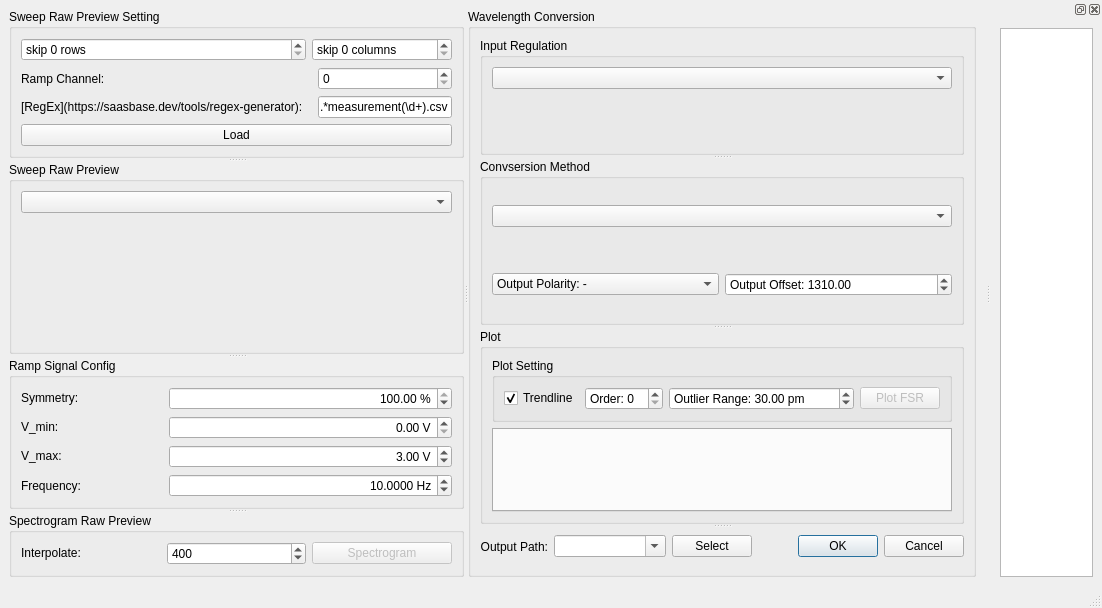
<?xml version="1.0" encoding="UTF-8"?>
<ui version="4.0">
 <class>MainWindow</class>
 <widget class="QMainWindow" name="MainWindow">
  <property name="geometry">
   <rect>
    <x>0</x>
    <y>0</y>
    <width>1102</width>
    <height>608</height>
   </rect>
  </property>
  <property name="windowTitle">
   <string>RA Active Converter</string>
  </property>
  <widget class="QWidget" name="centralwidget">
   <layout class="QVBoxLayout" name="verticalLayout_5">
    <item>
     <widget class="QSplitter" name="splitter_3">
      <property name="orientation">
       <enum>Qt::Horizontal</enum>
      </property>
      <widget class="QSplitter" name="splitter_2">
       <property name="orientation">
        <enum>Qt::Vertical</enum>
       </property>
       <widget class="QGroupBox" name="sweepRawPreviewSettingGroupBox">
        <property name="sizePolicy">
         <sizepolicy hsizetype="Preferred" vsizetype="Fixed">
          <horstretch>0</horstretch>
          <verstretch>0</verstretch>
         </sizepolicy>
        </property>
        <property name="title">
         <string>Sweep Raw Preview Setting</string>
        </property>
        <layout class="QGridLayout" name="gridLayout">
         <item row="3" column="0" colspan="3">
          <widget class="QPushButton" name="rawLoadPushButton">
           <property name="text">
            <string>Load</string>
           </property>
          </widget>
         </item>
         <item row="1" column="0" colspan="2">
          <widget class="QLabel" name="label_2">
           <property name="text">
            <string>Ramp Channel:</string>
           </property>
          </widget>
         </item>
         <item row="0" column="0">
          <widget class="QSpinBox" name="skipRowsSpinBox">
           <property name="suffix">
            <string> rows</string>
           </property>
           <property name="prefix">
            <string>skip </string>
           </property>
           <property name="maximum">
            <number>999999999</number>
           </property>
          </widget>
         </item>
         <item row="2" column="2">
          <widget class="QLineEdit" name="rawRegexLineEdit">
           <property name="text">
            <string>.*measurement(\d+).csv</string>
           </property>
          </widget>
         </item>
         <item row="2" column="0">
          <widget class="QLabel" name="label_3">
           <property name="text">
            <string>[RegEx](https://saasbase.dev/tools/regex-generator): </string>
           </property>
           <property name="textFormat">
            <enum>Qt::MarkdownText</enum>
           </property>
           <property name="openExternalLinks">
            <bool>true</bool>
           </property>
           <property name="textInteractionFlags">
            <set>Qt::TextBrowserInteraction</set>
           </property>
          </widget>
         </item>
         <item row="1" column="2">
          <widget class="QSpinBox" name="rawRampChannelSpinBox"/>
         </item>
         <item row="0" column="1" colspan="2">
          <widget class="QSpinBox" name="skipColumnsSpinBox">
           <property name="suffix">
            <string> columns</string>
           </property>
           <property name="prefix">
            <string>skip </string>
           </property>
           <property name="maximum">
            <number>999999999</number>
           </property>
          </widget>
         </item>
        </layout>
       </widget>
       <widget class="QGroupBox" name="sweepRawPreviewGroupBox">
        <property name="sizePolicy">
         <sizepolicy hsizetype="Preferred" vsizetype="Expanding">
          <horstretch>0</horstretch>
          <verstretch>1</verstretch>
         </sizepolicy>
        </property>
        <property name="title">
         <string>Sweep Raw Preview</string>
        </property>
        <layout class="QVBoxLayout" name="verticalLayout">
         <item>
          <widget class="QComboBox" name="rawPreviewFileComboBox"/>
         </item>
         <item>
          <widget class="QWidget" name="rawPreviewPlotSpaceholderWidget" native="true">
           <property name="sizePolicy">
            <sizepolicy hsizetype="Preferred" vsizetype="Expanding">
             <horstretch>0</horstretch>
             <verstretch>1</verstretch>
            </sizepolicy>
           </property>
          </widget>
         </item>
        </layout>
       </widget>
       <widget class="QGroupBox" name="rampSignalConfigGroupBox">
        <property name="sizePolicy">
         <sizepolicy hsizetype="Preferred" vsizetype="Fixed">
          <horstretch>0</horstretch>
          <verstretch>0</verstretch>
         </sizepolicy>
        </property>
        <property name="title">
         <string>Ramp Signal Config</string>
        </property>
        <layout class="QGridLayout" name="gridLayout_2">
         <item row="0" column="0" rowspan="2">
          <widget class="QLabel" name="label_4">
           <property name="sizePolicy">
            <sizepolicy hsizetype="Preferred" vsizetype="Fixed">
             <horstretch>0</horstretch>
             <verstretch>0</verstretch>
            </sizepolicy>
           </property>
           <property name="text">
            <string>Symmetry:</string>
           </property>
          </widget>
         </item>
         <item row="0" column="1" rowspan="2" colspan="2">
          <widget class="QDoubleSpinBox" name="rampSymmetryDoubleSpinBox">
           <property name="alignment">
            <set>Qt::AlignRight|Qt::AlignTrailing|Qt::AlignVCenter</set>
           </property>
           <property name="suffix">
            <string> %</string>
           </property>
           <property name="maximum">
            <double>100.000000000000000</double>
           </property>
           <property name="singleStep">
            <double>50.000000000000000</double>
           </property>
           <property name="value">
            <double>100.000000000000000</double>
           </property>
          </widget>
         </item>
         <item row="2" column="0">
          <widget class="QLabel" name="label_5">
           <property name="sizePolicy">
            <sizepolicy hsizetype="Preferred" vsizetype="Fixed">
             <horstretch>0</horstretch>
             <verstretch>0</verstretch>
            </sizepolicy>
           </property>
           <property name="text">
            <string>V_min:</string>
           </property>
          </widget>
         </item>
         <item row="2" column="1" colspan="2">
          <widget class="QDoubleSpinBox" name="rampVMinDoubleSpinBox">
           <property name="alignment">
            <set>Qt::AlignRight|Qt::AlignTrailing|Qt::AlignVCenter</set>
           </property>
           <property name="suffix">
            <string> V</string>
           </property>
          </widget>
         </item>
         <item row="3" column="0">
          <widget class="QLabel" name="label_6">
           <property name="sizePolicy">
            <sizepolicy hsizetype="Preferred" vsizetype="Fixed">
             <horstretch>0</horstretch>
             <verstretch>0</verstretch>
            </sizepolicy>
           </property>
           <property name="text">
            <string>V_max:</string>
           </property>
          </widget>
         </item>
         <item row="3" column="1" colspan="2">
          <widget class="QDoubleSpinBox" name="rampVMaxDoubleSpinBox">
           <property name="alignment">
            <set>Qt::AlignRight|Qt::AlignTrailing|Qt::AlignVCenter</set>
           </property>
           <property name="suffix">
            <string> V</string>
           </property>
           <property name="value">
            <double>3.000000000000000</double>
           </property>
          </widget>
         </item>
         <item row="4" column="0">
          <widget class="QLabel" name="label_10">
           <property name="text">
            <string>Frequency:</string>
           </property>
          </widget>
         </item>
         <item row="4" column="1" colspan="2">
          <widget class="QDoubleSpinBox" name="rampFrequencyDoubleSpinBox">
           <property name="alignment">
            <set>Qt::AlignRight|Qt::AlignTrailing|Qt::AlignVCenter</set>
           </property>
           <property name="suffix">
            <string> Hz</string>
           </property>
           <property name="decimals">
            <number>4</number>
           </property>
           <property name="maximum">
            <double>999999.000000000000000</double>
           </property>
           <property name="value">
            <double>10.000000000000000</double>
           </property>
          </widget>
         </item>
        </layout>
       </widget>
       <widget class="QGroupBox" name="spectrogramRawPreviewGroupBox">
        <property name="title">
         <string>Spectrogram Raw Preview</string>
        </property>
        <layout class="QHBoxLayout" name="horizontalLayout_3">
         <item>
          <widget class="QLabel" name="label_7">
           <property name="sizePolicy">
            <sizepolicy hsizetype="Preferred" vsizetype="Fixed">
             <horstretch>0</horstretch>
             <verstretch>0</verstretch>
            </sizepolicy>
           </property>
           <property name="text">
            <string>Interpolate:</string>
           </property>
          </widget>
         </item>
         <item>
          <widget class="QSpinBox" name="rawSpectrogramInterpolateSpinBox">
           <property name="maximum">
            <number>999999</number>
           </property>
           <property name="value">
            <number>400</number>
           </property>
          </widget>
         </item>
         <item>
          <widget class="QPushButton" name="rawSpectrogramPlotPushButton">
           <property name="enabled">
            <bool>false</bool>
           </property>
           <property name="text">
            <string>Spectrogram</string>
           </property>
          </widget>
         </item>
        </layout>
       </widget>
      </widget>
      <widget class="QGroupBox" name="wavelengthConversionGroupBox">
       <property name="sizePolicy">
        <sizepolicy hsizetype="Preferred" vsizetype="Preferred">
         <horstretch>1</horstretch>
         <verstretch>0</verstretch>
        </sizepolicy>
       </property>
       <property name="title">
        <string>Wavelength Conversion</string>
       </property>
       <layout class="QVBoxLayout" name="verticalLayout_4">
        <item>
         <widget class="QSplitter" name="splitter">
          <property name="orientation">
           <enum>Qt::Vertical</enum>
          </property>
          <widget class="QGroupBox" name="inputRegulationGroupBox">
           <property name="sizePolicy">
            <sizepolicy hsizetype="Preferred" vsizetype="Fixed">
             <horstretch>0</horstretch>
             <verstretch>0</verstretch>
            </sizepolicy>
           </property>
           <property name="title">
            <string>Input Regulation</string>
           </property>
           <layout class="QVBoxLayout" name="verticalLayout_6">
            <item>
             <widget class="QComboBox" name="inputRegulationComboBox"/>
            </item>
            <item>
             <widget class="QStackedWidget" name="inputRegulationStackedWidget"/>
            </item>
           </layout>
          </widget>
          <widget class="QGroupBox" name="conversionMethodGroupBox">
           <property name="title">
            <string>Convsersion Method</string>
           </property>
           <layout class="QVBoxLayout" name="verticalLayout_2">
            <item>
             <widget class="QComboBox" name="conversionMethodComboBox"/>
            </item>
            <item>
             <widget class="QStackedWidget" name="conversionMethodStackedWidget">
              <property name="sizePolicy">
               <sizepolicy hsizetype="Preferred" vsizetype="Fixed">
                <horstretch>0</horstretch>
                <verstretch>0</verstretch>
               </sizepolicy>
              </property>
              <property name="currentIndex">
               <number>-1</number>
              </property>
             </widget>
            </item>
            <item>
             <layout class="QHBoxLayout" name="horizontalLayout_4">
              <item>
               <widget class="QComboBox" name="conversionMethodPolarityComboBox">
                <item>
                 <property name="text">
                  <string>Output Polarity: -</string>
                 </property>
                </item>
                <item>
                 <property name="text">
                  <string>Output Polarity: +</string>
                 </property>
                </item>
               </widget>
              </item>
              <item>
               <widget class="QDoubleSpinBox" name="conversionMethodOutputOffsetDoubleSpinBox">
                <property name="prefix">
                 <string>Output Offset: </string>
                </property>
                <property name="minimum">
                 <double>-999999.000000000000000</double>
                </property>
                <property name="maximum">
                 <double>999999.000000000000000</double>
                </property>
                <property name="value">
                 <double>1310.000000000000000</double>
                </property>
               </widget>
              </item>
             </layout>
            </item>
           </layout>
          </widget>
          <widget class="QGroupBox" name="fsrPlotGroupBox">
           <property name="title">
            <string>Plot</string>
           </property>
           <layout class="QVBoxLayout" name="verticalLayout_3">
            <item>
             <widget class="QGroupBox" name="fsrPlotSettingGroupBox">
              <property name="sizePolicy">
               <sizepolicy hsizetype="Preferred" vsizetype="Fixed">
                <horstretch>0</horstretch>
                <verstretch>0</verstretch>
               </sizepolicy>
              </property>
              <property name="title">
               <string>Plot Setting</string>
              </property>
              <layout class="QHBoxLayout" name="horizontalLayout_2">
               <item>
                <widget class="QCheckBox" name="plotTrendlineCheckBox">
                 <property name="text">
                  <string>Trendline</string>
                 </property>
                 <property name="checked">
                  <bool>true</bool>
                 </property>
                </widget>
               </item>
               <item>
                <widget class="QSpinBox" name="plotTrendlineOrderSpinBox">
                 <property name="prefix">
                  <string>Order: </string>
                 </property>
                </widget>
               </item>
               <item>
                <widget class="QDoubleSpinBox" name="plotTrendlineOutlierRangeDoubleSpinBox">
                 <property name="prefix">
                  <string>Outlier Range: </string>
                 </property>
                 <property name="suffix">
                  <string> pm</string>
                 </property>
                 <property name="maximum">
                  <double>9999999999999.000000000000000</double>
                 </property>
                 <property name="value">
                  <double>30.000000000000000</double>
                 </property>
                </widget>
               </item>
               <item>
                <widget class="QPushButton" name="plotPushButton">
                 <property name="enabled">
                  <bool>false</bool>
                 </property>
                 <property name="text">
                  <string>Plot FSR</string>
                 </property>
                </widget>
               </item>
              </layout>
             </widget>
            </item>
            <item>
             <widget class="QTabWidget" name="plotTabWidget">
              <property name="enabled">
               <bool>false</bool>
              </property>
             </widget>
            </item>
           </layout>
          </widget>
          <widget class="QWidget" name="layoutWidget">
           <layout class="QHBoxLayout" name="horizontalLayout">
            <item>
             <widget class="QLabel" name="label">
              <property name="text">
               <string>Output Path:</string>
              </property>
              <property name="alignment">
               <set>Qt::AlignRight|Qt::AlignTrailing|Qt::AlignVCenter</set>
              </property>
             </widget>
            </item>
            <item>
             <widget class="QComboBox" name="outputPathComboBox">
              <property name="sizePolicy">
               <sizepolicy hsizetype="Expanding" vsizetype="Fixed">
                <horstretch>1</horstretch>
                <verstretch>0</verstretch>
               </sizepolicy>
              </property>
              <property name="editable">
               <bool>true</bool>
              </property>
             </widget>
            </item>
            <item>
             <widget class="QPushButton" name="outputPathPushButton">
              <property name="text">
               <string>Select</string>
              </property>
             </widget>
            </item>
            <item>
             <spacer name="horizontalSpacer">
              <property name="orientation">
               <enum>Qt::Horizontal</enum>
              </property>
              <property name="sizeHint" stdset="0">
               <size>
                <width>40</width>
                <height>20</height>
               </size>
              </property>
             </spacer>
            </item>
            <item>
             <widget class="QDialogButtonBox" name="buttonBox">
              <property name="orientation">
               <enum>Qt::Horizontal</enum>
              </property>
              <property name="standardButtons">
               <set>QDialogButtonBox::Cancel|QDialogButtonBox::Ok</set>
              </property>
             </widget>
            </item>
           </layout>
          </widget>
         </widget>
        </item>
       </layout>
      </widget>
     </widget>
    </item>
   </layout>
  </widget>
  <widget class="QMenuBar" name="menubar">
   <property name="geometry">
    <rect>
     <x>0</x>
     <y>0</y>
     <width>1102</width>
     <height>42</height>
    </rect>
   </property>
  </widget>
  <widget class="QStatusBar" name="statusbar"/>
  <widget class="QDockWidget" name="dockWidget">
   <attribute name="dockWidgetArea">
    <number>2</number>
   </attribute>
   <widget class="QWidget" name="dockWidgetContents">
    <layout class="QVBoxLayout" name="verticalLayout_7">
     <item>
      <widget class="QTextBrowser" name="textBrowser"/>
     </item>
    </layout>
   </widget>
  </widget>
 </widget>
 <resources/>
 <connections>
  <connection>
   <sender>buttonBox</sender>
   <signal>accepted()</signal>
   <receiver>MainWindow</receiver>
   <slot>slot_accept()</slot>
   <hints>
    <hint type="sourcelabel">
     <x>701</x>
     <y>528</y>
    </hint>
    <hint type="destinationlabel">
     <x>399</x>
     <y>299</y>
    </hint>
   </hints>
  </connection>
  <connection>
   <sender>buttonBox</sender>
   <signal>rejected()</signal>
   <receiver>MainWindow</receiver>
   <slot>slot_reject()</slot>
   <hints>
    <hint type="sourcelabel">
     <x>701</x>
     <y>528</y>
    </hint>
    <hint type="destinationlabel">
     <x>399</x>
     <y>299</y>
    </hint>
   </hints>
  </connection>
 </connections>
 <slots>
  <slot>slot_accept()</slot>
  <slot>slot_reject()</slot>
 </slots>
</ui>
